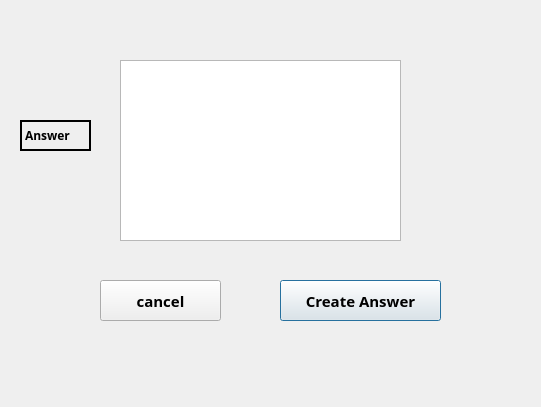
<?xml version="1.0" encoding="UTF-8"?>
<ui version="4.0">
 <class>AnswerPanel</class>
 <widget class="QDialog" name="AnswerPanel">
  <property name="geometry">
   <rect>
    <x>0</x>
    <y>0</y>
    <width>541</width>
    <height>407</height>
   </rect>
  </property>
  <property name="windowTitle">
   <string>回答界面</string>
  </property>
  <property name="windowIcon">
   <iconset>
    <normaloff>getheadimg.jpg</normaloff>getheadimg.jpg</iconset>
  </property>
  <property name="autoFillBackground">
   <bool>false</bool>
  </property>
  <property name="styleSheet">
   <string notr="true">image: url(:/background.png);</string>
  </property>
  <widget class="QPushButton" name="pushButton_2">
   <property name="geometry">
    <rect>
     <x>280</x>
     <y>280</y>
     <width>161</width>
     <height>41</height>
    </rect>
   </property>
   <property name="font">
    <font>
     <family>新蒂黑板报底字</family>
     <pointsize>11</pointsize>
     <weight>75</weight>
     <bold>true</bold>
    </font>
   </property>
   <property name="autoFillBackground">
    <bool>false</bool>
   </property>
   <property name="styleSheet">
    <string notr="true"/>
   </property>
   <property name="text">
    <string>Create Answer</string>
   </property>
  </widget>
  <widget class="QLabel" name="label_2">
   <property name="geometry">
    <rect>
     <x>20</x>
     <y>120</y>
     <width>71</width>
     <height>31</height>
    </rect>
   </property>
   <property name="font">
    <font>
     <family>新蒂黑板报底字</family>
     <weight>75</weight>
     <bold>true</bold>
    </font>
   </property>
   <property name="focusPolicy">
    <enum>Qt::NoFocus</enum>
   </property>
   <property name="contextMenuPolicy">
    <enum>Qt::PreventContextMenu</enum>
   </property>
   <property name="autoFillBackground">
    <bool>false</bool>
   </property>
   <property name="styleSheet">
    <string notr="true"/>
   </property>
   <property name="frameShape">
    <enum>QFrame::WinPanel</enum>
   </property>
   <property name="lineWidth">
    <number>5</number>
   </property>
   <property name="text">
    <string>Answer</string>
   </property>
   <property name="textFormat">
    <enum>Qt::AutoText</enum>
   </property>
  </widget>
  <widget class="QPushButton" name="pushButton">
   <property name="geometry">
    <rect>
     <x>100</x>
     <y>280</y>
     <width>121</width>
     <height>41</height>
    </rect>
   </property>
   <property name="font">
    <font>
     <family>新蒂黑板报底字</family>
     <pointsize>11</pointsize>
     <weight>75</weight>
     <bold>true</bold>
    </font>
   </property>
   <property name="autoFillBackground">
    <bool>false</bool>
   </property>
   <property name="styleSheet">
    <string notr="true"/>
   </property>
   <property name="text">
    <string>cancel</string>
   </property>
  </widget>
  <widget class="QTextEdit" name="textEdit">
   <property name="geometry">
    <rect>
     <x>120</x>
     <y>60</y>
     <width>281</width>
     <height>181</height>
    </rect>
   </property>
   <property name="font">
    <font>
     <family>华康少女文字W5(P)</family>
     <pointsize>9</pointsize>
     <weight>50</weight>
     <italic>false</italic>
     <bold>false</bold>
    </font>
   </property>
   <property name="styleSheet">
    <string notr="true">
background-color: qlineargradient(spread:pad, x1:0, y1:0, x2:1, y2:0, stop:0 rgba(245, 224, 176, 120), stop:0.09 rgba(246, 189, 237, 120), stop:0.14 rgba(194, 207, 246, 120), stop:0.19 rgba(184, 160, 168, 60), stop:0.25 rgba(171, 186, 248, 120), stop:0.32 rgba(243, 248, 224, 120), stop:0.385 rgba(249, 162, 183, 120), stop:0.47 rgba(255, 115, 124, 120), stop:0.58 rgba(251, 205, 202, 120), stop:0.65 rgba(170, 128, 185, 60), stop:0.75 rgba(252, 222, 204, 120), stop:0.805 rgba(206, 122, 218, 120), stop:0.86 rgba(254, 223, 175, 120), stop:0.91 rgba(254, 236, 244, 120), stop:1 rgba(255, 191, 221, 200));
font: 9pt &quot;华康少女文字W5(P)&quot;;</string>
   </property>
  </widget>
 </widget>
 <resources/>
 <connections/>
</ui>
